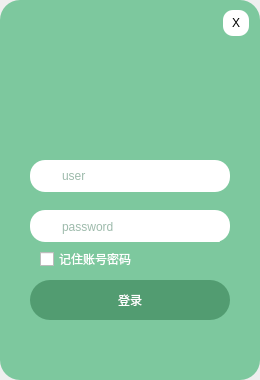
<?xml version="1.0" encoding="UTF-8"?>
<ui version="4.0">
 <class>MainWindow</class>
 <widget class="QMainWindow" name="MainWindow">
  <property name="geometry">
   <rect>
    <x>0</x>
    <y>0</y>
    <width>260</width>
    <height>380</height>
   </rect>
  </property>
  <property name="windowTitle">
   <string>MainWindow</string>
  </property>
  <widget class="QWidget" name="centralwidget">
   <widget class="QPushButton" name="pushButton_login">
    <property name="geometry">
     <rect>
      <x>30</x>
      <y>280</y>
      <width>200</width>
      <height>40</height>
     </rect>
    </property>
    <property name="styleSheet">
     <string notr="true">#pushButton_login{
	selection-color: rgb(0, 170, 127);
	background-color:rgb(82, 156, 113);
	border-radius:20px;
	font: 16pt &quot;SentyTEA 新蒂下午茶体&quot;;
	color: rgb(255, 255, 255);
}
#pushButton_login{
	padding_top:20px;
}
</string>
    </property>
    <property name="text">
     <string>登录</string>
    </property>
   </widget>
   <widget class="QLineEdit" name="lineEditUser">
    <property name="geometry">
     <rect>
      <x>60</x>
      <y>161</y>
      <width>160</width>
      <height>30</height>
     </rect>
    </property>
    <property name="styleSheet">
     <string notr="true">border-radius:1px;
font: 9pt &quot;01FLOPDESIGN&quot;;
color:rgb(59, 118, 87);</string>
    </property>
    <property name="text">
     <string/>
    </property>
    <property name="placeholderText">
     <string>user</string>
    </property>
   </widget>
   <widget class="QLineEdit" name="lineEditPassword">
    <property name="geometry">
     <rect>
      <x>60</x>
      <y>212</y>
      <width>160</width>
      <height>30</height>
     </rect>
    </property>
    <property name="styleSheet">
     <string notr="true">border-radius:1px;
font: 9pt &quot;01FLOPDESIGN&quot;;
color:rgb(59, 118, 87);</string>
    </property>
    <property name="text">
     <string/>
    </property>
    <property name="placeholderText">
     <string>password</string>
    </property>
   </widget>
   <widget class="QLabel" name="label">
    <property name="geometry">
     <rect>
      <x>80</x>
      <y>50</y>
      <width>100</width>
      <height>100</height>
     </rect>
    </property>
    <property name="styleSheet">
     <string notr="true">background-image: url(:/image/resource/头像（1）.png);</string>
    </property>
    <property name="text">
     <string/>
    </property>
   </widget>
   <widget class="QLabel" name="background">
    <property name="geometry">
     <rect>
      <x>0</x>
      <y>0</y>
      <width>260</width>
      <height>380</height>
     </rect>
    </property>
    <property name="styleSheet">
     <string notr="true">background-color: rgb(125, 200, 158);
border-radius:20px;</string>
    </property>
    <property name="text">
     <string/>
    </property>
   </widget>
   <widget class="QLabel" name="edit_background_1">
    <property name="geometry">
     <rect>
      <x>30</x>
      <y>160</y>
      <width>200</width>
      <height>32</height>
     </rect>
    </property>
    <property name="styleSheet">
     <string notr="true">background-color: rgb(255, 255, 255);
border-radius:15px</string>
    </property>
    <property name="text">
     <string/>
    </property>
   </widget>
   <widget class="QLabel" name="edit_background_2">
    <property name="geometry">
     <rect>
      <x>30</x>
      <y>210</y>
      <width>200</width>
      <height>32</height>
     </rect>
    </property>
    <property name="styleSheet">
     <string notr="true">background-color: rgb(255, 255, 255);
border-radius:15px</string>
    </property>
    <property name="text">
     <string/>
    </property>
   </widget>
   <widget class="QLabel" name="label_2">
    <property name="geometry">
     <rect>
      <x>36</x>
      <y>164</y>
      <width>20</width>
      <height>20</height>
     </rect>
    </property>
    <property name="styleSheet">
     <string notr="true">image: url(:/image/resource/头像.png);</string>
    </property>
    <property name="text">
     <string/>
    </property>
   </widget>
   <widget class="QLabel" name="label_3">
    <property name="geometry">
     <rect>
      <x>36</x>
      <y>216</y>
      <width>20</width>
      <height>20</height>
     </rect>
    </property>
    <property name="styleSheet">
     <string notr="true">image: url(:/image/resource/钥匙.png);</string>
    </property>
    <property name="text">
     <string/>
    </property>
   </widget>
   <widget class="QPushButton" name="Exit">
    <property name="geometry">
     <rect>
      <x>223</x>
      <y>10</y>
      <width>26</width>
      <height>26</height>
     </rect>
    </property>
    <property name="styleSheet">
     <string notr="true">border-radius:10px;
background-color: rgb(255, 255, 255);
font: 9pt &quot;01FLOPDESIGN&quot;;</string>
    </property>
    <property name="text">
     <string>X</string>
    </property>
   </widget>
   <widget class="QCheckBox" name="checkBox">
    <property name="geometry">
     <rect>
      <x>40</x>
      <y>250</y>
      <width>111</width>
      <height>18</height>
     </rect>
    </property>
    <property name="styleSheet">
     <string notr="true">color: rgb(255, 255, 255);</string>
    </property>
    <property name="text">
     <string>记住账号密码</string>
    </property>
   </widget>
   <widget class="QPushButton" name="help">
    <property name="geometry">
     <rect>
      <x>20</x>
      <y>340</y>
      <width>23</width>
      <height>23</height>
     </rect>
    </property>
    <property name="styleSheet">
     <string notr="true">QPushButton{
border-radius:10px;
background-image: url(:/image/帮助未按下.png);
	background-image: url(:/image/resource/帮助未按下.png);
}

QPushButton:hover{
background-image: url(:/image/resource/帮助按下.png);
}

QPushButton:pressed{
	background-color:rgb(14 , 135 , 228);
	padding-left:3px;
	padding-top:3px;
}
</string>
    </property>
    <property name="text">
     <string/>
    </property>
   </widget>
   <widget class="QPushButton" name="setting">
    <property name="geometry">
     <rect>
      <x>215</x>
      <y>335</y>
      <width>28</width>
      <height>28</height>
     </rect>
    </property>
    <property name="styleSheet">
     <string notr="true">QPushButton
{
border-radius:10px;
background-image: url(:/image/resource/设置未按下.png);
}

QPushButton:hover
{
	
	background-image: url(:/image/resource/设置按下.png);
}

QPushButton:pressed
{
	background-color:rgb(14 , 135 , 228);
	padding-left:3px;
	padding-top:3px;
}
</string>
    </property>
    <property name="text">
     <string/>
    </property>
   </widget>
   <widget class="QLabel" name="label_4">
    <property name="geometry">
     <rect>
      <x>30</x>
      <y>300</y>
      <width>200</width>
      <height>40</height>
     </rect>
    </property>
    <property name="styleSheet">
     <string notr="true"/>
    </property>
    <property name="text">
     <string/>
    </property>
   </widget>
   <zorder>background</zorder>
   <zorder>pushButton_login</zorder>
   <zorder>label</zorder>
   <zorder>Exit</zorder>
   <zorder>checkBox</zorder>
   <zorder>help</zorder>
   <zorder>setting</zorder>
   <zorder>label_4</zorder>
   <zorder>edit_background_1</zorder>
   <zorder>edit_background_2</zorder>
   <zorder>label_2</zorder>
   <zorder>label_3</zorder>
   <zorder>lineEditUser</zorder>
   <zorder>lineEditPassword</zorder>
  </widget>
 </widget>
 <resources>
  <include location="resources.qrc"/>
 </resources>
 <connections>
  <connection>
   <sender>Exit</sender>
   <signal>clicked()</signal>
   <receiver>MainWindow</receiver>
   <slot>close()</slot>
   <hints>
    <hint type="sourcelabel">
     <x>252</x>
     <y>42</y>
    </hint>
    <hint type="destinationlabel">
     <x>150</x>
     <y>209</y>
    </hint>
   </hints>
  </connection>
 </connections>
</ui>
